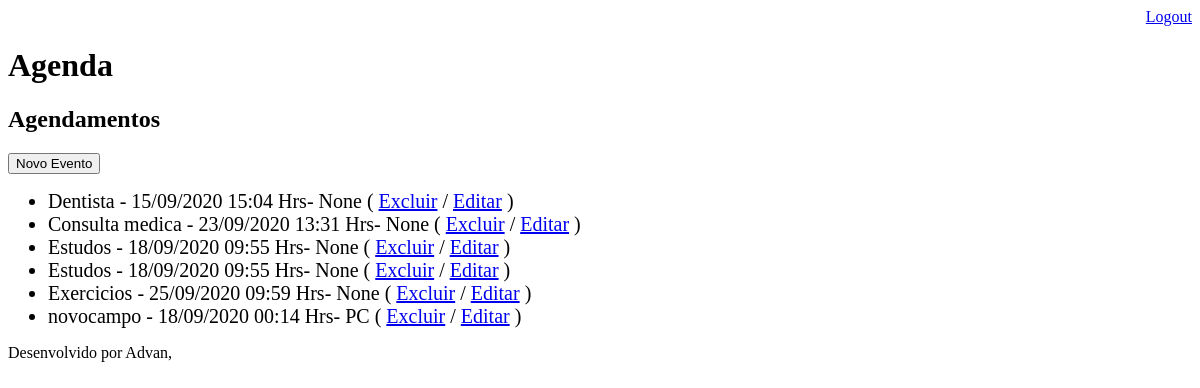
The app's page /agenda/ (signed in), older data.
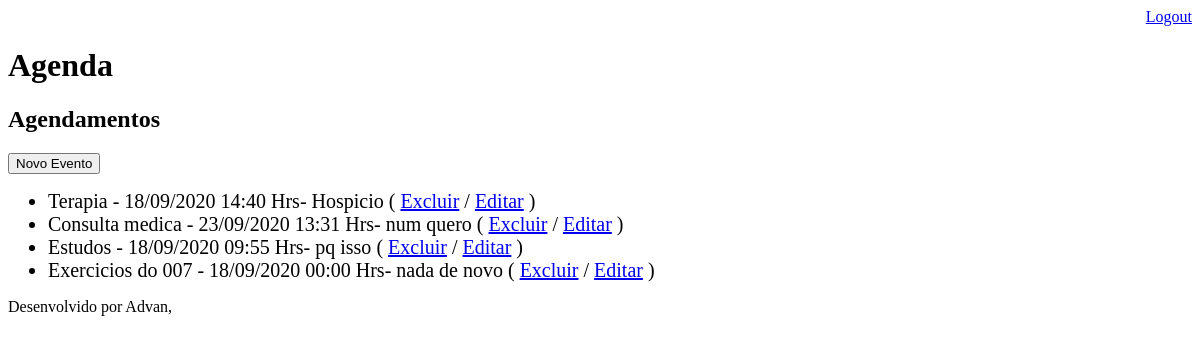
The same page, newer data.
### core/models.py (models this page shows, shortened)
class Evento(models.Model):
    titulo = models.CharField(max_length=100)
    descricao = models.TextField(blank=True, null=True)
    data_evento = models.DateTimeField()
    data_criacao = models.DateTimeField(auto_now=True)
    usuario = models.ForeignKey(User, on_delete=models.CASCADE)
    local = models.TextField(blank=True, null=True)
    class Meta:
        db_table = 'EVENTO'
    def get_data_evento(self):
        return self.data_evento.strftime('%d/%m/%Y %H:%M Hrs')

### core/views.py (the view)
# urls.py: path('agenda/',views.lista_eventos),
@login_required(login_url='/login/')
def lista_eventos(request):
    usuario = request.user
    evento = Evento.objects.filter(usuario=usuario)
    response = {'evento': evento}
    return render(request,'agenda.html', response)

### templates/agenda.html
{% extends "model-page.html" %}
 {% block content %}
    <h2>Agendamentos</h2>
    <a href="evento/">
        <button type="button">Novo Evento</button>
    </a>
    <ul>
    {%for evento in evento%}
        <li style="font-size: 20px">
            {{ evento.titulo }} - {{ evento.get_data_evento }}- {{ evento.local }}
            ( <a href="evento/delete/{{ evento.id }}" >Excluir</a> /
            <a href="evento/?id={{ evento.id }}">Editar</a>  )
        </li>
    {%endfor%}
    </ul>
  {% endblock %}

### templates/model-page.html
<!DOCTYPE html>
<html lang="en">
<head>
    {% include "model-header.html" %}
</head>
<body>
    {% block content %} {% endblock %}
    {% include "model-footer.html" %}
</body>
</html>

### templates/model-header.html (shortened to what this page needs)
    <div align="right">
    <a href="/logout">Logout</a>
    </div>
    <h1> Agenda </h1>

### templates/model-footer.html
<p> Desenvolvido por Advan, </p>

Row changes from the older to the newer data that the page shows:
removed Evento: titulo "Dentista", get_data_evento "15/09/2020 15:04 Hrs", local "None"
removed Evento: titulo "Estudos", get_data_evento "18/09/2020 09:55 Hrs", local "None"
removed Evento: titulo "novocampo", get_data_evento "18/09/2020 00:14 Hrs", local "PC"
added Evento: titulo "Terapia", get_data_evento "18/09/2020 14:40 Hrs", local "Hospicio"
changed Evento "Consulta medica": local "None" → "num quero"
changed Evento "Estudos": local "None" → "pq isso"
changed Evento: titulo "Exercicios" → "Exercicios do 007"; get_data_evento "25/09/2020 09:59 Hrs" → "18/09/2020 00:00 Hrs"; local "None" → "nada de novo"
